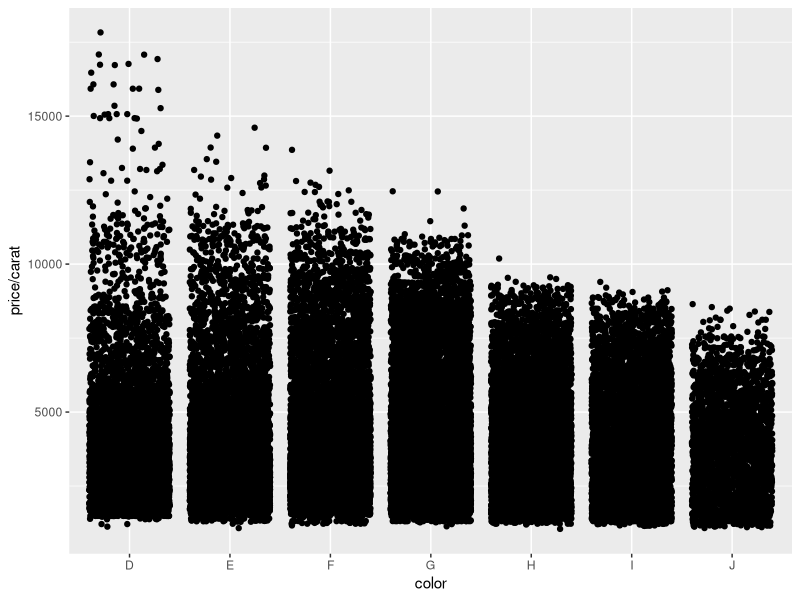
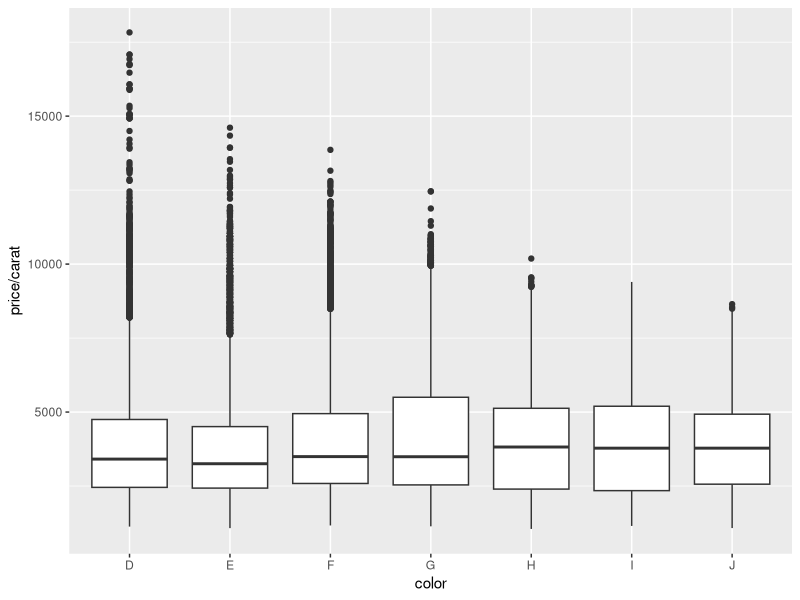
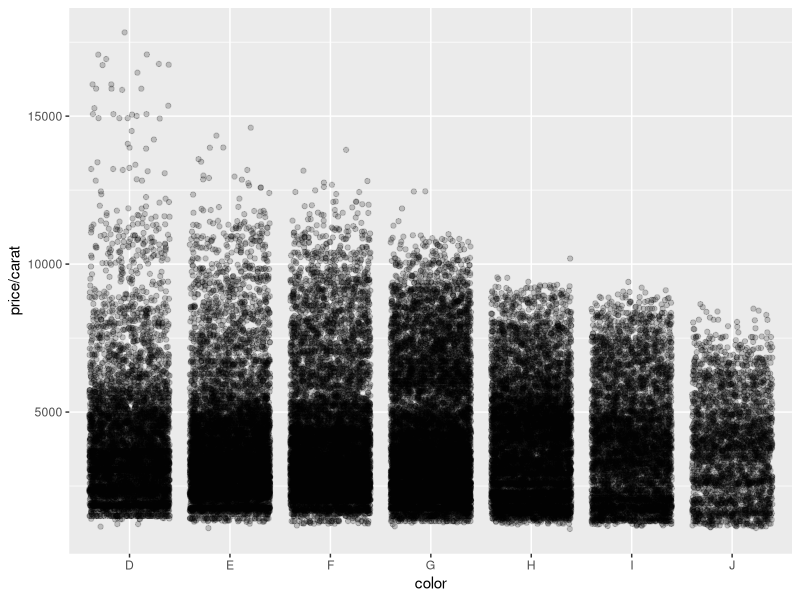
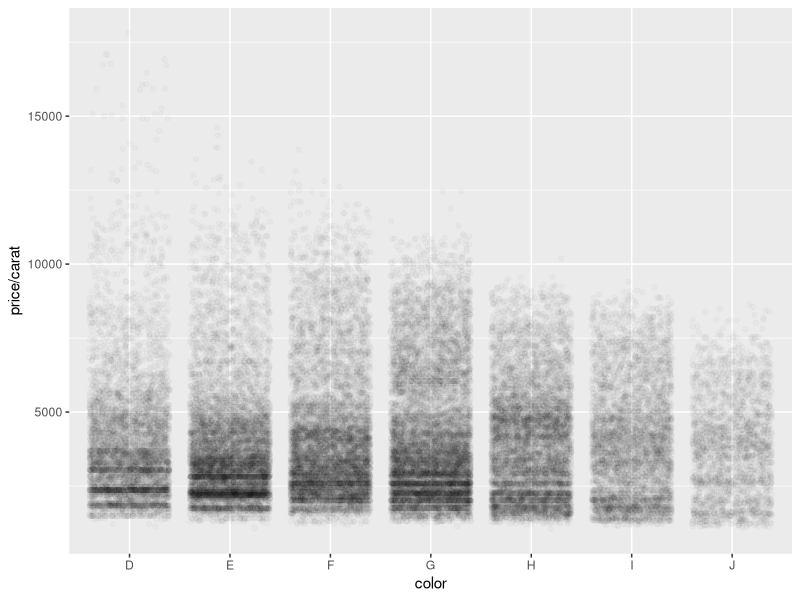
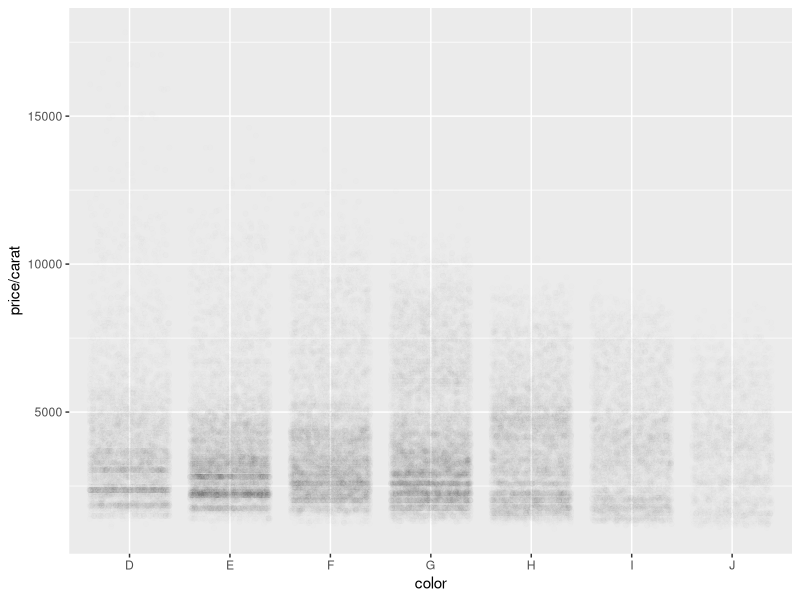
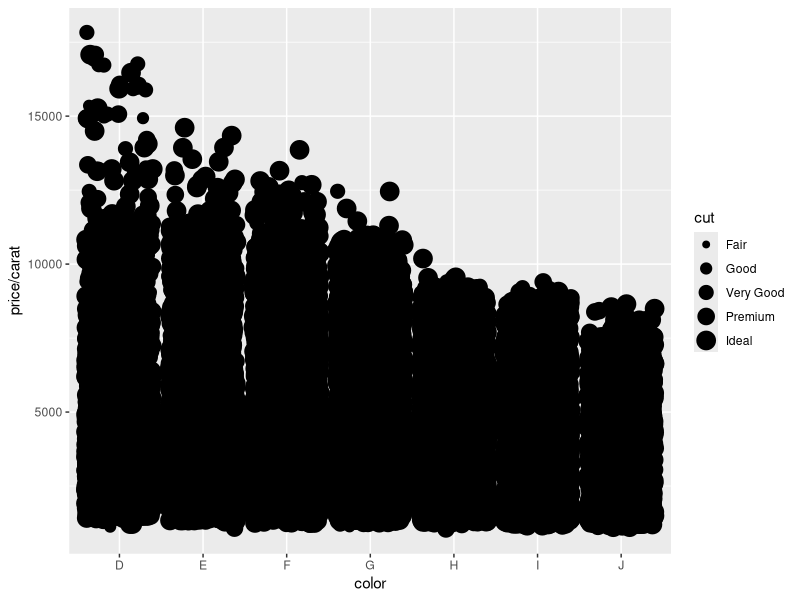
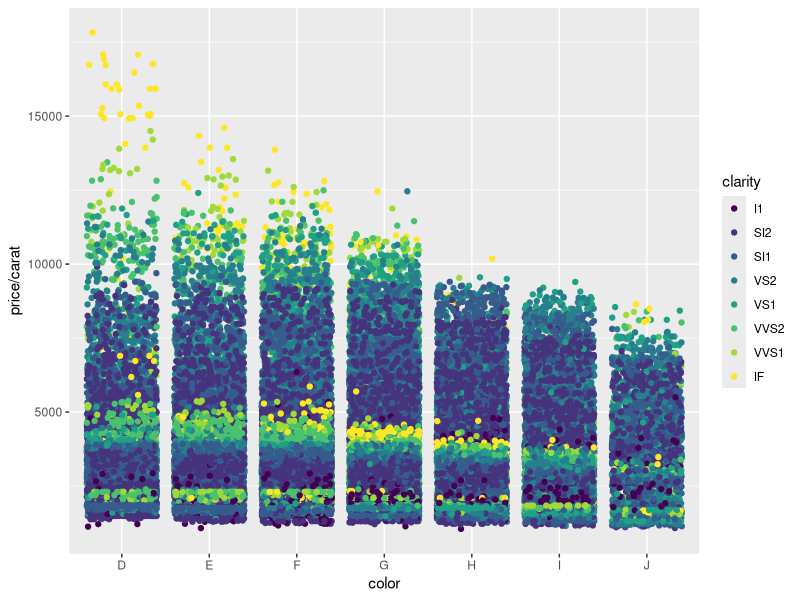
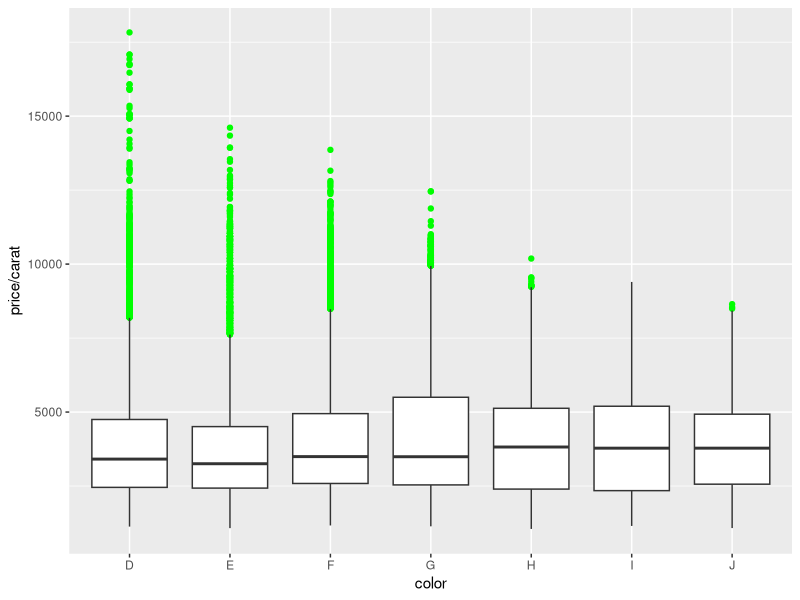

R code for these plots, in order: (Note: this script raises an error after producing the figures.)
#! /usr/bin/Rscript --vanilla
############################################
### File:	boxplot_jitter.R
### Author:	Blanca A. Vargas-Govea
### Email:	blanca.vg@gmail.com
### Date:	28-Oct-2010
### Data:	diamonds.tab,diamondstoy.tab
############################################
library(ggplot2)
library(proto)

# Geoms = geometric objects: geoms that enable you to investigate two-dimensional relationships: point, smooth, boxplot, path and line

data(diamonds)
# Using a reduced sample
set.seed(1410) # Make the sample reproducible
dsmall <- diamonds[sample(nrow(diamonds), 100), ]

# explores how the distribution of price per carat varies with the colour of the diamond

#jitter
qplot(color,price / carat, data = diamonds, geom = "jitter")
ggsave(file = "../figures/jitter.png")

qplot(color,price / carat, data = diamonds, geom = "boxplot")
ggsave(file = "../figures/boxplot.png")

# The overplotting seen in the plot of jittered values can be alleviated some-what by using semi-transparent points using the alpha argument. Transparent points make it easier to see where the bulk of the points lie

qplot(color,price / carat, data = diamonds, geom = "jitter", alpha = I(1/5))
ggsave(file = "../figures/boxplotalpha5.png")
qplot(color,price / carat, data = diamonds, geom = "jitter", alpha = I(1/50))
ggsave(file = "../figures/boxplotalpha50.png")
qplot(color,price / carat, data = diamonds, geom = "jitter", alpha = I(1/200))
ggsave(file = "../figures/boxplotalpha200.png")

# using aesthetic features
qplot(color,price / carat, data = diamonds, geom = "jitter", size = cut)
ggsave(file = "../figures/jittersize.png")

qplot(color,price / carat, data = diamonds, geom = "jitter", colour = clarity)
ggsave(file = "../figures/jittercolour.png")

qplot(color,price / carat, data = diamonds, geom = "boxplot", outlier.colour = "green")
ggsave(file = "../figures/boxplotcolour.png")


dev.off()
q(status=1)
